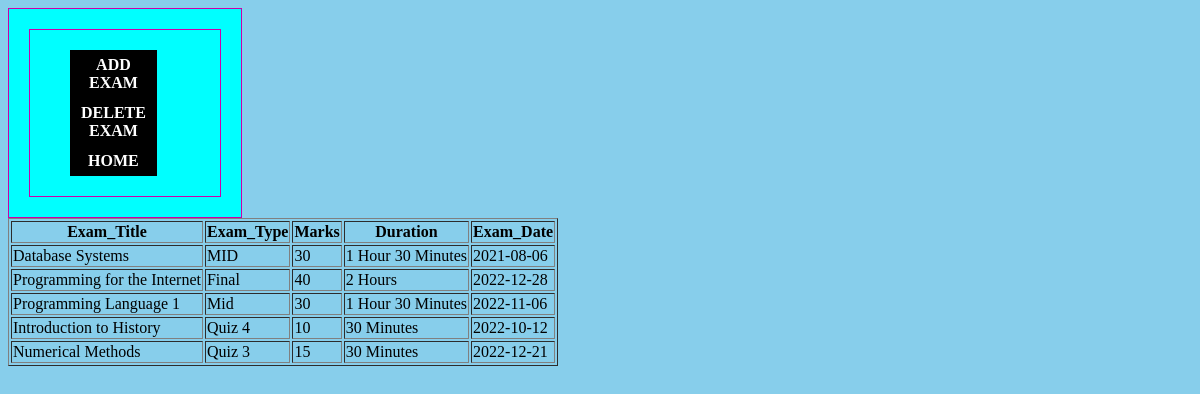
/exam_info.php, run on the app's committed database.
### tables this page shows
CREATE TABLE `exam` (
  `Exam_Title` varchar(100) NOT NULL,
  `Exam_Type` char(20) NOT NULL,
  `Marks` int(100) NOT NULL,
  `Duration` varchar(20) NOT NULL,
  `Exam_Date` date NOT NULL
);

### exam_info.php (the view, shortened to what this page needs)
<!DOCTYPE html>
<html lang="en">
<head>
</head>
<body>
    <section id="header">
		<div class="row">
			<div class="col-md-10" style="text-align: right">
				<a href="add_exam_form.php" style="margin-left: 20px;" > ADD EXAM </a> <br>
				<a href="delete_exam_form.php" style="margin-left: 20px;"> DELETE EXAM </a> <br>
				<a href="admin_dashboard.php" style="margin-left: 20px;"> HOME </a> <br>
			</div>
		</div>
	</section>
	       <table border = "1">
	       <tr>
			   <th>Exam_Title</th>
			   <th>Exam_Type</th>
			   <th>Marks</th>
			   <th>Duration</th>
			   <th>Exam_Date</th>
		   </tr>
          <?php
			require_once("connect.php");
			$sql = "SELECT * FROM exam";
			$result = mysqli_query($conn, $sql);
			if(mysqli_num_rows($result) > 0){
				while($row = mysqli_fetch_array($result)){
			?>
			<tr>
				<td><?php echo $row[0];?></td>
				<td><?php echo $row[1];?></td>
				<td><?php echo $row[2];?></td>
				<td><?php echo $row[3];?></td>
				<td><?php echo $row[4];?></td>
			</tr>
			<?php
				}
			}
			?>
        </table>
</body>
</html>

### exam_info.php (style rules this page uses)
body { background-color:skyblue; }
div { height:auto; width:auto; background:#00ffff; float: left; display:inline-table; visibility: visible; border: solid #CC00AA; border-width: 1px; padding: 20px; }
body { display: table; }
a { margin-right:2%; display: inline-block; float: left; font-weight: bold; color: #ffffff; background-color: black; width: 50%; text-align: center; padding: 6px; text-decoration: none; }

### data on the page
exam: Exam_Title "Database Systems", Exam_Type "MID", Marks "30", Duration "1 Hour 30 Minutes", Exam_Date "2021-08-06"
exam: Exam_Title "Programming for the Internet", Exam_Type "Final", Marks "40", Duration "2 Hours", Exam_Date "2022-12-28"
exam: Exam_Title "Programming Language 1", Exam_Type "Mid", Marks "30", Duration "1 Hour 30 Minutes", Exam_Date "2022-11-06"
exam: Exam_Title "Introduction to History", Exam_Type "Quiz 4", Marks "10", Duration "30 Minutes", Exam_Date "2022-10-12"
exam: Exam_Title "Numerical Methods", Exam_Type "Quiz 3", Marks "15", Duration "30 Minutes", Exam_Date "2022-12-21"
